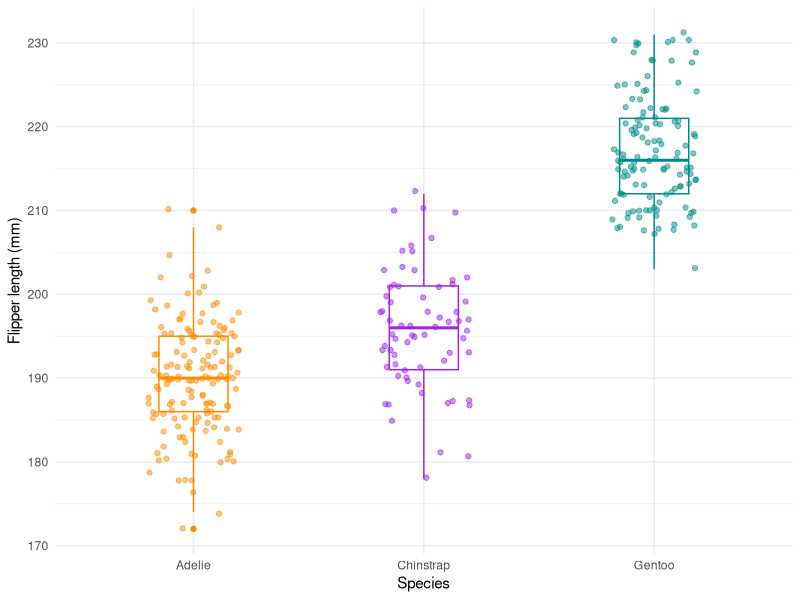

The R source for this figure:
## ---- chunk 1
options(htmltools.dir.version = FALSE)
library(palmerpenguins)
library(tidyverse)
# Get your data which ever one you are using 
## ---- chunk 2
library(palmerpenguins)
library(tidyverse)
## ---- chunk 3
glimpse(penguins)
## ---- chunk 4
ggplot(data = penguins, aes(x = species, y = flipper_length_mm)) +
  geom_boxplot(aes(color = species), width = 0.3, show.legend = FALSE) +
  geom_jitter(aes(color = species), alpha = 0.5, show.legend = FALSE, position = position_jitter(width = 0.2, seed = 0)) +
  scale_color_manual(values = c("darkorange","purple","cyan4")) +
  theme_minimal() +
  labs(x = "Species",
       y = "Flipper length (mm)")
